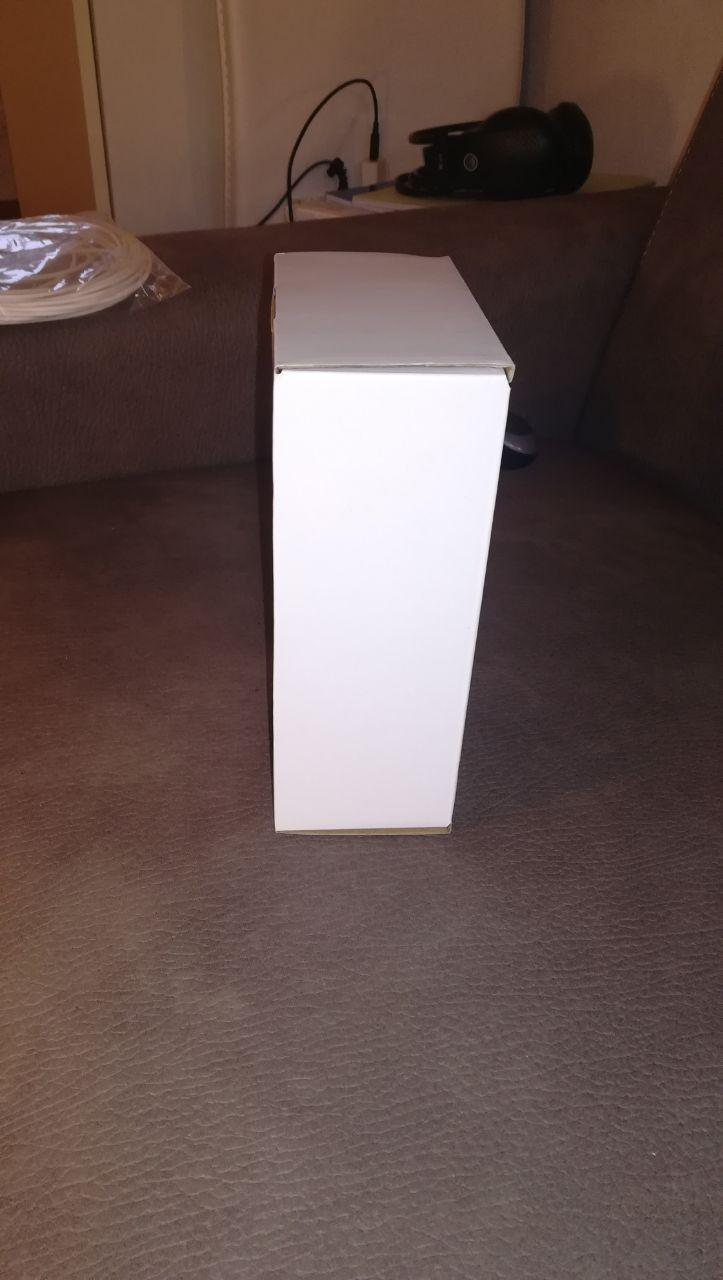
#> input picture 1-box/body/box2.jpg, 723 x 1280 px
$ jupyter execute filtering_n_edges.ipynb
#> lines starting #> are read from the running program, lines starting #| are printed output that depends on the picture
[cell 1]
#effect of bilinear filter on histogram
import cv2
import numpy as np
from matplotlib import pyplot as plt

image=cv2.imread('body/box2.jpg')
#> image is the input picture: shape (1280, 723, 3); mean B, G, R 79, 82.5, 101.3
hist,_=np.histogram(image,256,[0,256])
#> hist = 256 values, max 36669 at index 86, min 55 at index 1, mean 10845
imager,imageg,imageb = cv2.split(image)
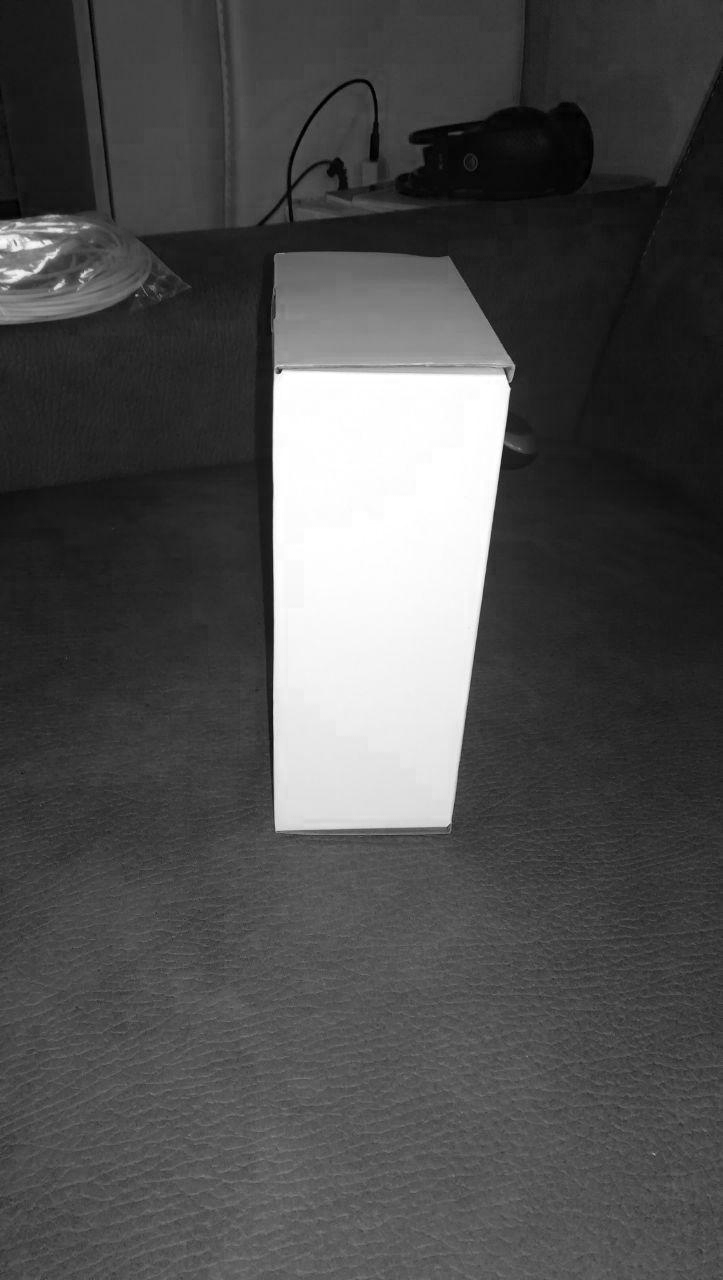
#> imager: shape (1280, 723); min 0, max 255, mean 79
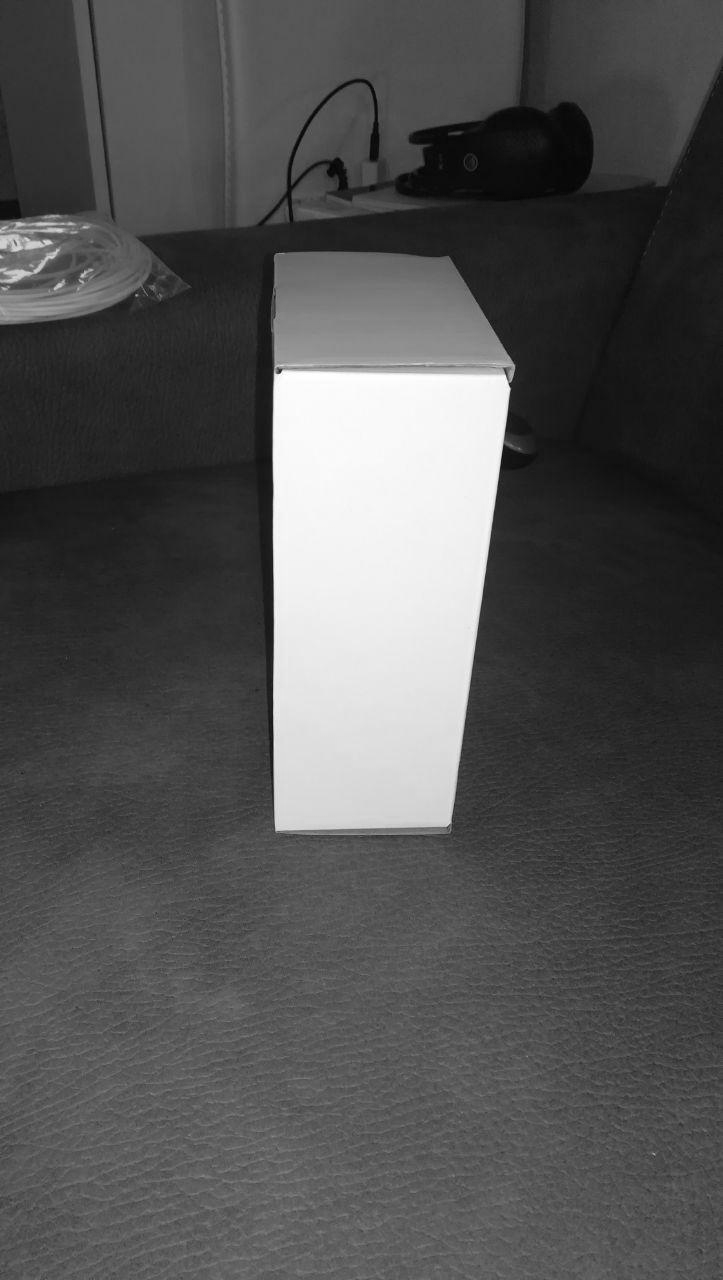
#> imageg: shape (1280, 723); min 0, max 255, mean 82.5
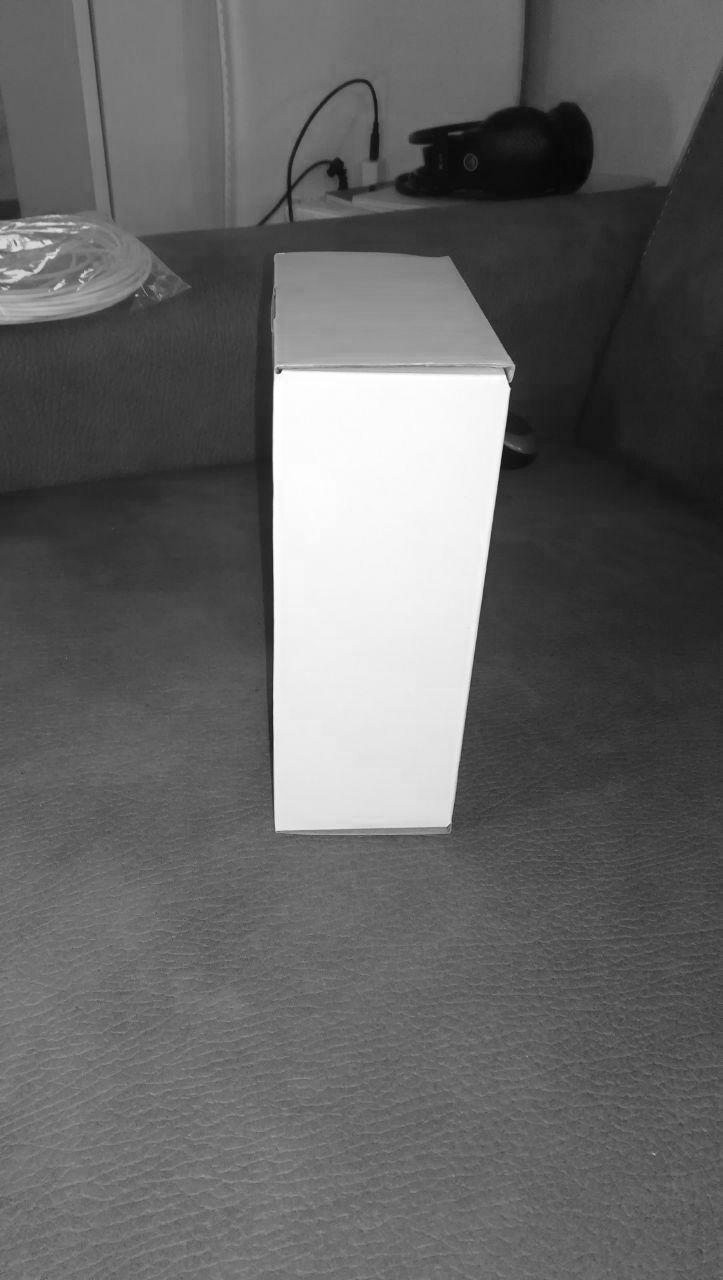
#> imageb: shape (1280, 723); min 4, max 255, mean 101.3
histr,_ = np.histogram(imager,256,[0,256])
#> histr = 256 values, max 14637 at index 254, min 40 at index 197, mean 3615
histg,_ = np.histogram(imageg,256,[0,256])
#> histg = 256 values, max 18697 at index 86, min 0 at index 1, mean 3615
histb,_ = np.histogram(imageb,256,[0,256])
#> histb = 256 values, max 18291 at index 109, min 0 at index 0, mean 3615
plt.plot(hist,color = 'y')
plt.plot(histr,color = 'r')
plt.plot(histg,color = 'g')
plt.plot(histb,color = 'b')
plt.show()
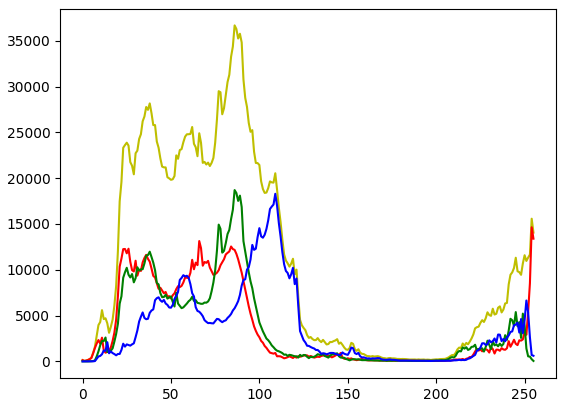
#> figure drawn by matplotlib, 1 panel; curve peaks at x = 86, y = 36669; curve peaks at x = 254, y = 14637; curve peaks at x = 86, y = 18697

fltparam=(21,51,51)
fimage=cv2.bilateralFilter(image,fltparam[0],fltparam[1],fltparam[2])
fimager=cv2.bilateralFilter(imager,fltparam[0],fltparam[1],fltparam[2])
fimageg=cv2.bilateralFilter(imageg,fltparam[0],fltparam[1],fltparam[2])
fimageb=cv2.bilateralFilter(imageb,fltparam[0],fltparam[1],fltparam[2])
fhist,_=np.histogram(fimage,256,[0,256])
#> fhist = 256 values, max 46979 at index 86, min 0 at index 0, mean 10845
fhistr,_ = np.histogram(fimager,256,[0,256])
#> fhistr = 256 values, max 19877 at index 87, min 0 at index 0, mean 3615
fhistg,_ = np.histogram(fimageg,256,[0,256])
#> fhistg = 256 values, max 25007 at index 89, min 0 at index 0, mean 3615
fhistb,_ = np.histogram(fimageb,256,[0,256])
#> fhistb = 256 values, max 18931 at index 109, min 0 at index 0, mean 3615
plt.plot(fhist,color = 'k')
plt.plot(hist,color = 'y')
plt.show()
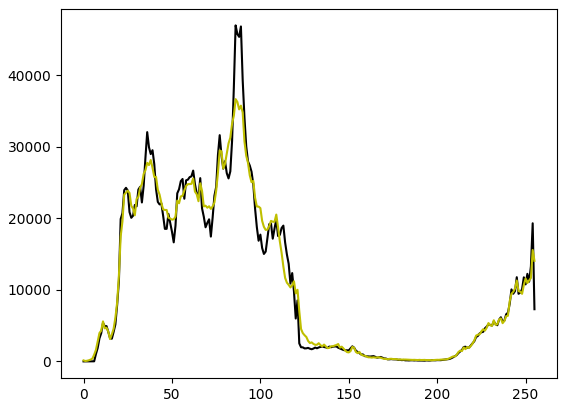
#> figure drawn by matplotlib, 1 panel; curve peaks at x = 86, y = 46979; curve peaks at x = 86, y = 36669
plt.plot(fhistr,color = 'k')
plt.plot(histr,color = 'r')
plt.show()
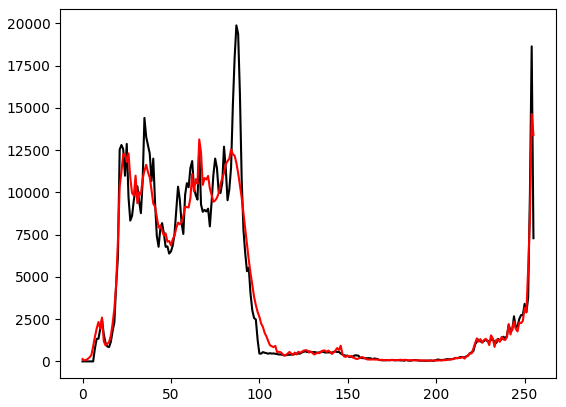
#> figure drawn by matplotlib, 1 panel; curve peaks at x = 87, y = 19877; curve peaks at x = 254, y = 14637
plt.plot(fhistg,color = 'k')
plt.plot(histg,color = 'g')
plt.show()
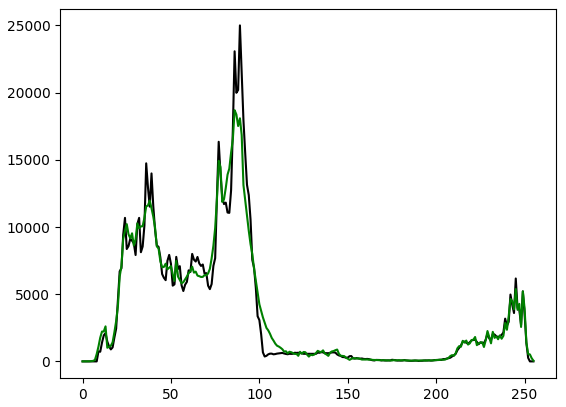
#> figure drawn by matplotlib, 1 panel; curve peaks at x = 89, y = 25007; curve peaks at x = 86, y = 18697
plt.plot(fhistb,color = 'k')
plt.plot(histb,color = 'b')
plt.show()
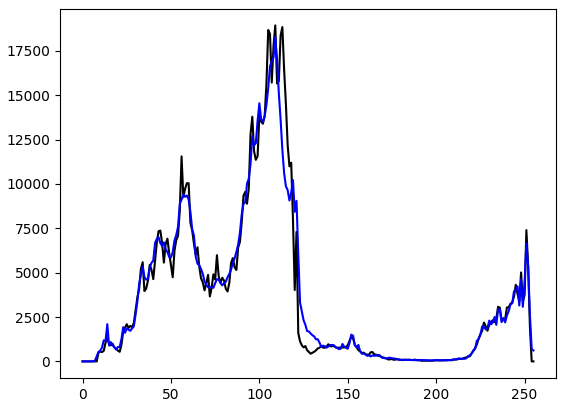
#> figure drawn by matplotlib, 1 panel; curve peaks at x = 109, y = 18931; curve peaks at x = 109, y = 18291

fmergimage=cv2.merge((fimager,fimageg,fimageb))
fmerghist,_=np.histogram(fmergimage,256,[0,256])
#> fmerghist = 256 values, max 47546 at index 89, min 0 at index 0, mean 10845
plt.plot(fhist,color = 'k')
plt.plot(hist,color = 'y')
plt.plot(fmerghist,color = 'b')
plt.show()
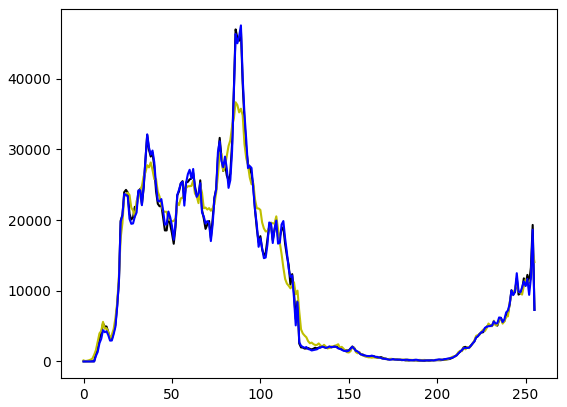
#> figure drawn by matplotlib, 1 panel; curve peaks at x = 86, y = 46979; curve peaks at x = 86, y = 36669; curve peaks at x = 89, y = 47546

$ run again, with 1-box/body/box3.jpg copied over 1-box/body/box2.jpg
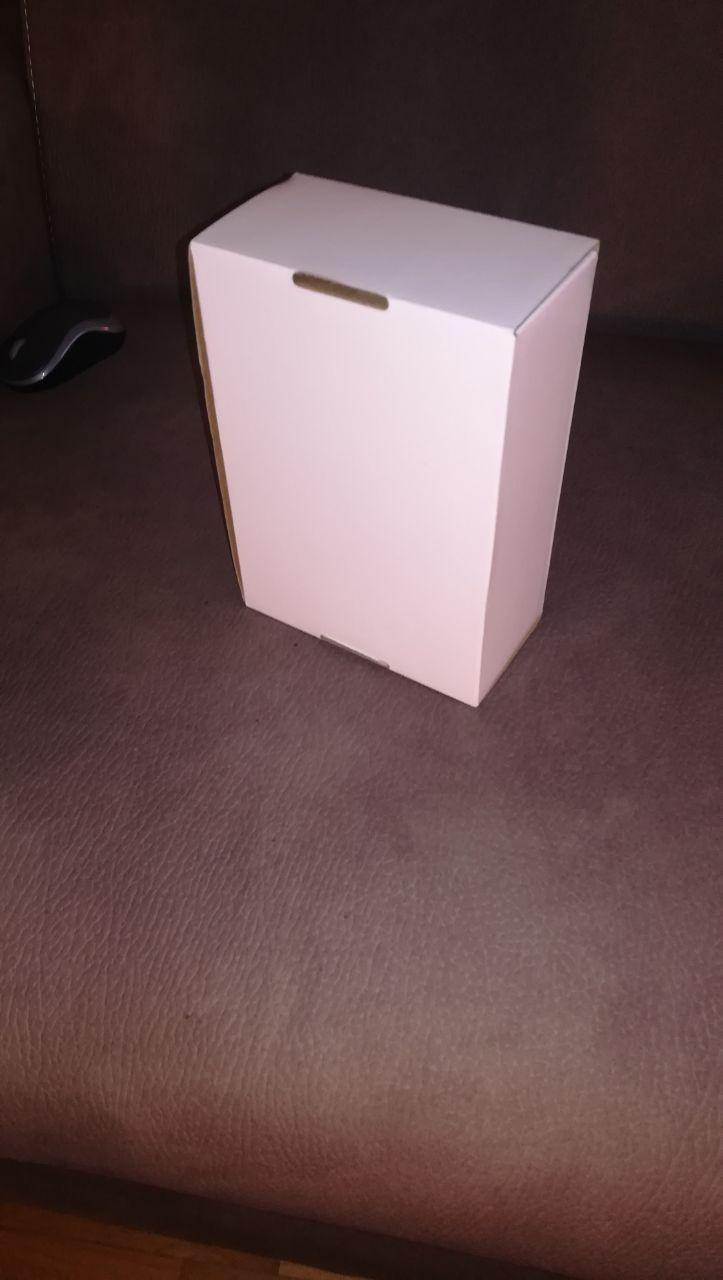
#> input picture 1-box/body/box3.jpg, 723 x 1280 px
#> image is the input picture: shape (1280, 723, 3); mean B, G, R 76.5, 75.6, 99.4
#> hist = 256 values, max 41719 at index 28, min 7 at index 255, mean 10845
#> `imager,imageg,imageb = cv2.split(image)`:
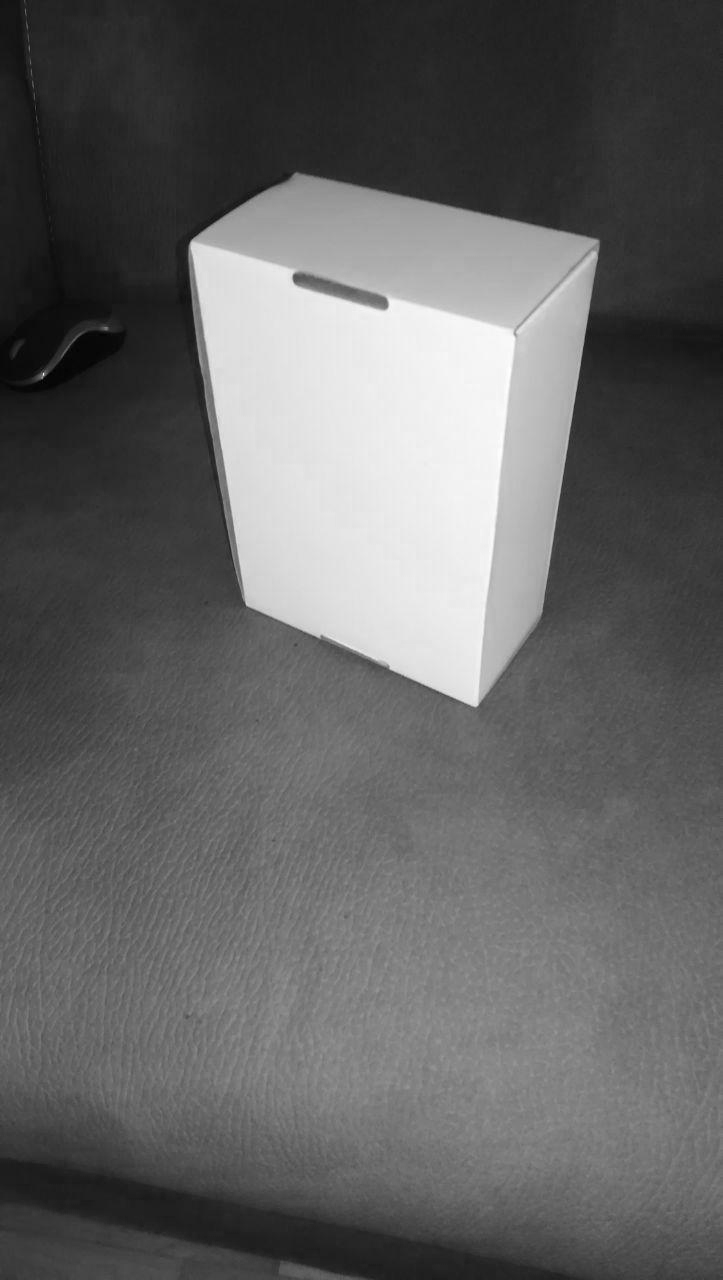
#> imageb: shape (1280, 723); min 0, max 255, mean 99.4
#> histr = 256 values, max 19665 at index 24, min 0 at index 252, mean 3615
#> histg = 256 values, max 22140 at index 28, min 0 at index 239, mean 3615
#> histb = 256 values, max 16886 at index 35, min 1 at index 0, mean 3615
#> fhist = 256 values, max 44382 at index 25, min 0 at index 0, mean 10845
#> fhistr = 256 values, max 20042 at index 25, min 0 at index 0, mean 3615
#> fhistg = 256 values, max 23639 at index 28, min 0 at index 0, mean 3615
#> fhistb = 256 values, max 16836 at index 35, min 0 at index 0, mean 3615
#> fmerghist = 256 values, max 44332 at index 25, min 0 at index 0, mean 10845
#> `plt.show()`:
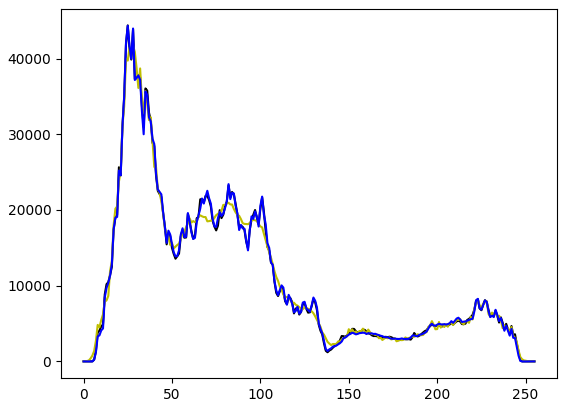
#> figure drawn by matplotlib, 1 panel; curve peaks at x = 25, y = 44382; curve peaks at x = 28, y = 41719; curve peaks at x = 25, y = 44332

$ run again, with 1-box/body/box4.jpg copied over 1-box/body/box2.jpg
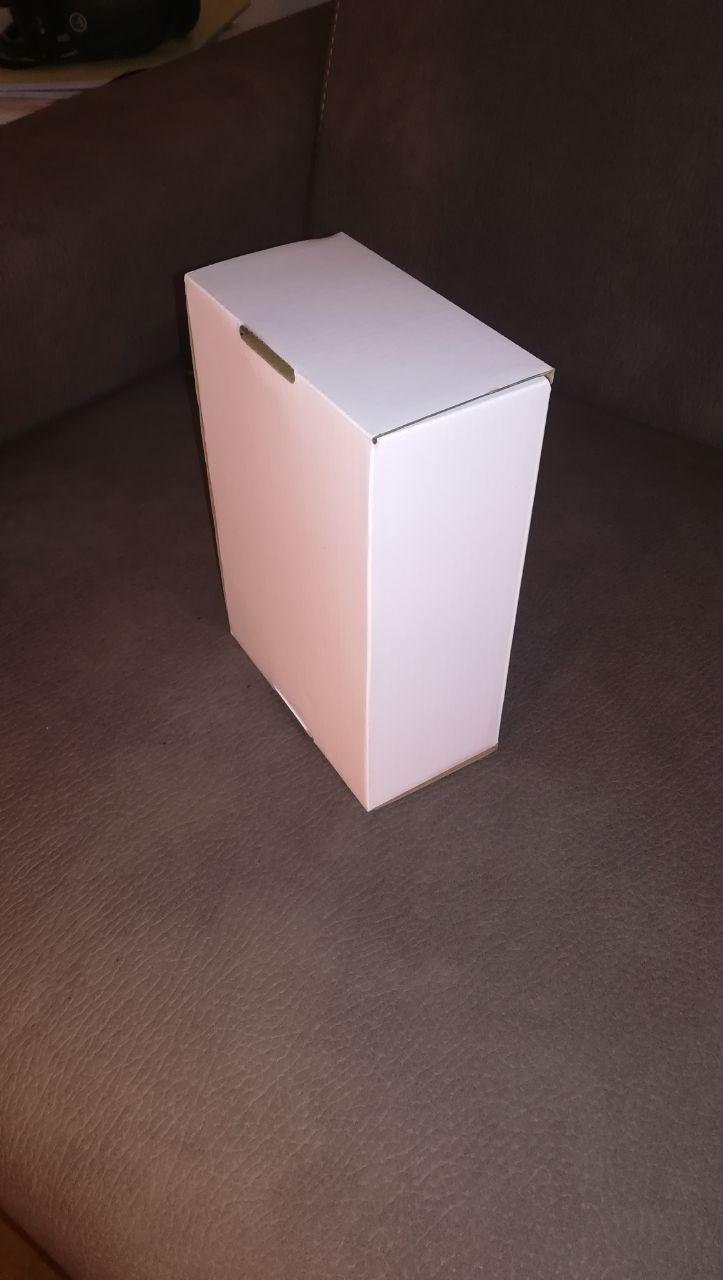
#> input picture 1-box/body/box4.jpg, 723 x 1280 px
#> image is the input picture: shape (1280, 723, 3); mean B, G, R 73.6, 75.1, 93.6
#> hist = 256 values, max 60860 at index 28, min 283 at index 254, mean 10845
#> `imager,imageg,imageb = cv2.split(image)`:
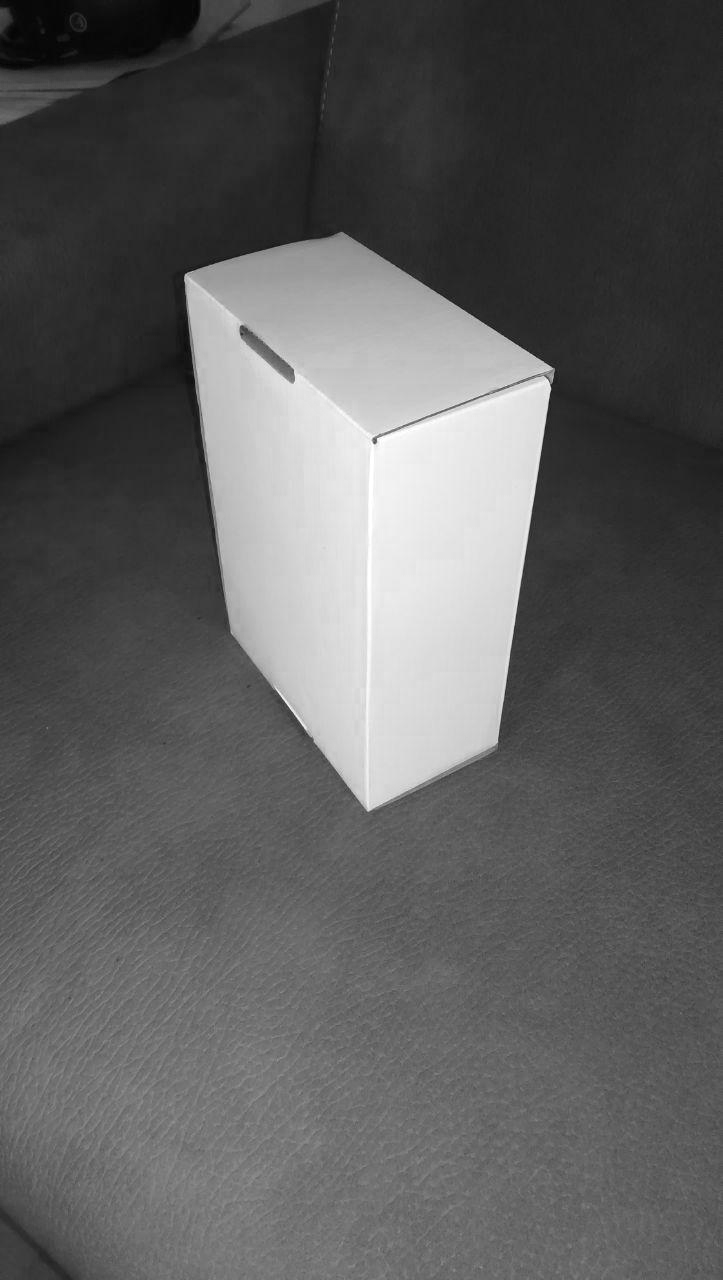
#> imageb: shape (1280, 723); min 3, max 255, mean 93.6
#> histr = 256 values, max 30311 at index 26, min 52 at index 113, mean 3615
#> histg = 256 values, max 34381 at index 28, min 1 at index 1, mean 3615
#> histb = 256 values, max 27004 at index 41, min 0 at index 0, mean 3615
#> fhist = 256 values, max 60416 at index 29, min 0 at index 0, mean 10845
#> fhistr = 256 values, max 29621 at index 25, min 0 at index 0, mean 3615
#> fhistg = 256 values, max 35354 at index 30, min 0 at index 0, mean 3615
#> fhistb = 256 values, max 28911 at index 40, min 0 at index 0, mean 3615
#> fmerghist = 256 values, max 60569 at index 29, min 0 at index 0, mean 10845
#> `plt.show()`:
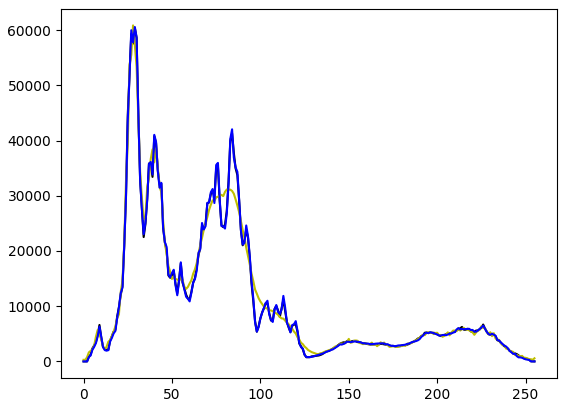
#> figure drawn by matplotlib, 1 panel; curve peaks at x = 29, y = 60416; curve peaks at x = 28, y = 60860; curve peaks at x = 29, y = 60569
